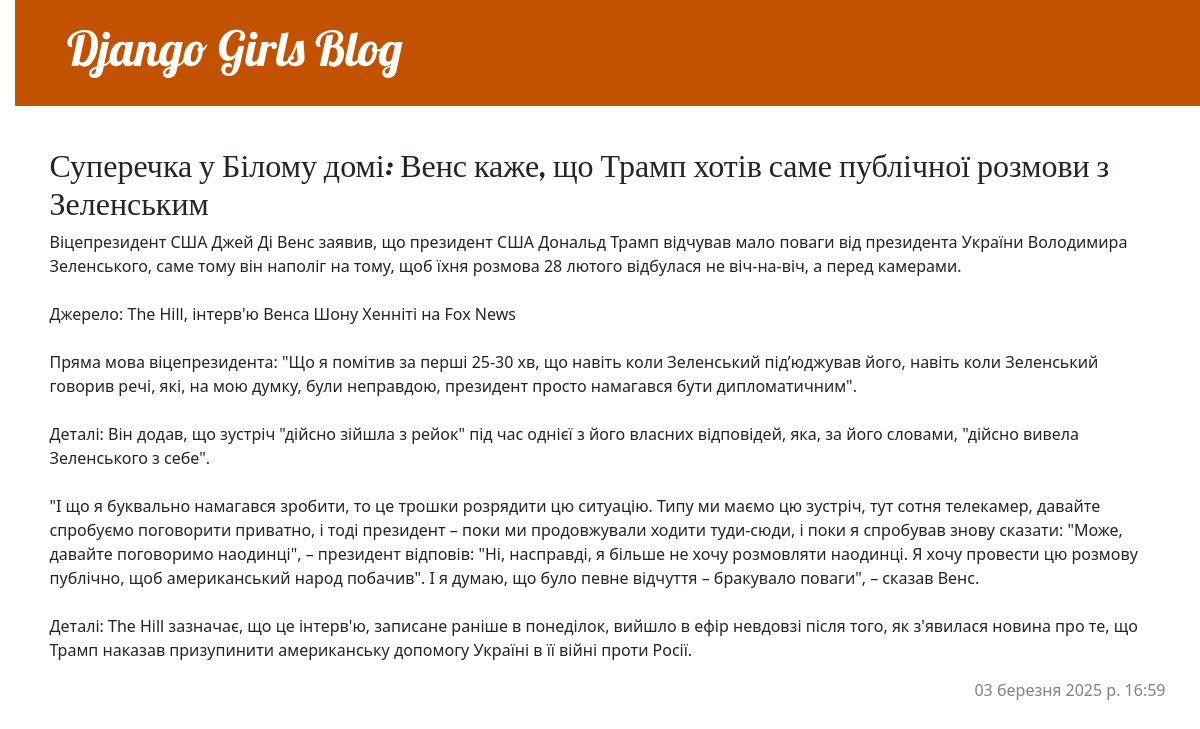
/post/5/, run on the app's committed database.
### blog/models.py (models this page shows, shortened)
class Post(models.Model):
    author = models.ForeignKey(settings.AUTH_USER_MODEL, on_delete=models.CASCADE)
    title = models.CharField(max_length=200)
    text = models.TextField()
    created_date = models.DateTimeField(
            default=timezone.now)
    published_date = models.DateTimeField(
            blank=True, null=True)

### blog/views.py (the view)
# urls.py: path('post/<int:pk>/', views.post_detail, name='post_detail'),
def post_detail(request, pk):
    post = get_object_or_404(Post, pk=pk)
    return render(request, 'blog/post_detail.html', {'post': post})

### blog/templates/blog/post_detail.html (shortened to what this page needs)
{% extends 'blog/base.html' %}
{% block content %}
    <article class="post">
        <article class="post">
        <h2>{{ post.title }}</h2>
        <p>{{ post.text|linebreaksbr }}</p>
             {% if post.published_date %}
                <time class="date">
                    {{ post.published_date }}
                </time>
            {% endif %}
        </article>
    </article>
{% endblock %}

### blog/static/css/blog.css (style rules this page uses)
body { padding-left: 15px; }
h1, h2, h3, h4 { font-family: 'Lobster', cursive; }
.date { color: #828282; }
.post { margin-bottom: 70px; }
.post > .date, .post > .actions { float: right; }

### data on the page
Post: title "Суперечка у Білому домі: Венс каже, що Трамп хотів саме публічної розмови з Зеленським", text "Віцепрезидент США Джей Ді Венс заявив, що президент США Дональд Трамп відчував мало поваги від президента України Володимира Зеленського, саме тому він наполіг на тому, щоб їхня розмова 28 лютого відбулася не віч-на-віч, а перед камерами. Джерело: The Hill, інтерв'ю Венса Шону Хенніті на Fox News Пряма мова віцепрезидента: \"Що я помітив за перші 25-30 хв, що навіть коли Зеленський під’юджував його, навіть коли Зеленський говорив речі, які, на мою думку, були неправдою, президент просто намагався бути дипломатичним\". Деталі: Він додав, що зустріч \"дійсно зійшла з рейок\" під час однієї з його власних відповідей, яка, за його словами, \"дійсно вивела Зеленського з себе\". \"І що я буквально…", published_date "03 березня 2025 р. 16:59"
